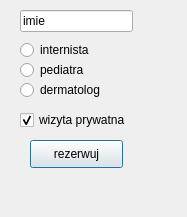
<?xml version="1.0" encoding="UTF-8"?>
<ui version="4.0">
 <class>Dialog</class>
 <widget class="QDialog" name="Dialog">
  <property name="enabled">
   <bool>true</bool>
  </property>
  <property name="geometry">
   <rect>
    <x>0</x>
    <y>0</y>
    <width>187</width>
    <height>217</height>
   </rect>
  </property>
  <property name="windowTitle">
   <string>Dialog</string>
  </property>
  <widget class="QRadioButton" name="internista">
   <property name="geometry">
    <rect>
     <x>20</x>
     <y>40</y>
     <width>95</width>
     <height>20</height>
    </rect>
   </property>
   <property name="text">
    <string>internista</string>
   </property>
  </widget>
  <widget class="QRadioButton" name="pediatra">
   <property name="geometry">
    <rect>
     <x>20</x>
     <y>60</y>
     <width>95</width>
     <height>20</height>
    </rect>
   </property>
   <property name="text">
    <string>pediatra</string>
   </property>
  </widget>
  <widget class="QRadioButton" name="dermatolog">
   <property name="geometry">
    <rect>
     <x>20</x>
     <y>80</y>
     <width>95</width>
     <height>20</height>
    </rect>
   </property>
   <property name="text">
    <string>dermatolog</string>
   </property>
  </widget>
  <widget class="QCheckBox" name="checkBox">
   <property name="geometry">
    <rect>
     <x>20</x>
     <y>110</y>
     <width>121</width>
     <height>20</height>
    </rect>
   </property>
   <property name="text">
    <string>wizyta prywatna</string>
   </property>
   <property name="checked">
    <bool>true</bool>
   </property>
   <property name="tristate">
    <bool>false</bool>
   </property>
  </widget>
  <widget class="QPushButton" name="pushButton">
   <property name="geometry">
    <rect>
     <x>30</x>
     <y>140</y>
     <width>93</width>
     <height>28</height>
    </rect>
   </property>
   <property name="text">
    <string>rezerwuj</string>
   </property>
   <property name="checkable">
    <bool>true</bool>
   </property>
   <property name="default">
    <bool>false</bool>
   </property>
  </widget>
  <widget class="QLabel" name="lekarz_result">
   <property name="geometry">
    <rect>
     <x>10</x>
     <y>180</y>
     <width>181</width>
     <height>41</height>
    </rect>
   </property>
   <property name="text">
    <string/>
   </property>
  </widget>
  <widget class="QLabel" name="cena">
   <property name="geometry">
    <rect>
     <x>250</x>
     <y>210</y>
     <width>101</width>
     <height>31</height>
    </rect>
   </property>
   <property name="text">
    <string/>
   </property>
  </widget>
  <widget class="QLineEdit" name="lineEdit">
   <property name="geometry">
    <rect>
     <x>20</x>
     <y>10</y>
     <width>113</width>
     <height>22</height>
    </rect>
   </property>
   <property name="text">
    <string>imie</string>
   </property>
  </widget>
 </widget>
 <resources/>
 <connections/>
</ui>
